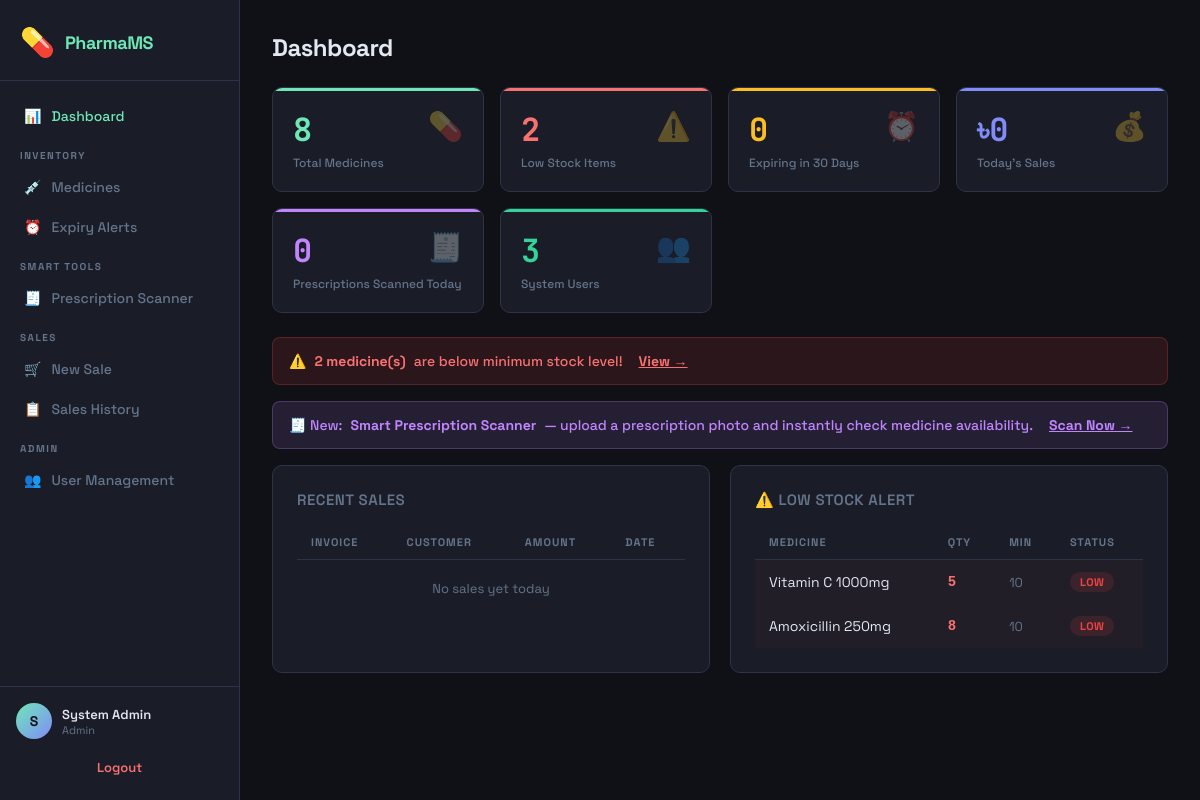
/dashboard.php (signed in), run on the app's committed database.
### tables this page shows
CREATE TABLE IF NOT EXISTS medicines (
    id INT AUTO_INCREMENT PRIMARY KEY,
    name VARCHAR(150) NOT NULL,
    batch_number VARCHAR(50),
    supplier VARCHAR(100),
    category VARCHAR(50),
    expiry_date DATE NOT NULL,
    price DECIMAL(10,2) NOT NULL,
    quantity INT NOT NULL DEFAULT 0,
    low_stock_threshold INT DEFAULT 10,
    created_at TIMESTAMP DEFAULT CURRENT_TIMESTAMP,
    updated_at TIMESTAMP DEFAULT CURRENT_TIMESTAMP ON UPDATE CURRENT_TIMESTAMP
);

### dashboard.php (the view, shortened to what this page needs)
<?php
require_once 'includes/config.php';
$totalMeds    = mysqli_fetch_assoc(mysqli_query($conn, "SELECT COUNT(*) c FROM medicines"))['c'];
$lowStock     = mysqli_fetch_assoc(mysqli_query($conn, "SELECT COUNT(*) c FROM medicines WHERE quantity <= low_stock_threshold"))['c'];
$expiringSoon = mysqli_fetch_assoc(mysqli_query($conn, "SELECT COUNT(*) c FROM medicines WHERE expiry_date <= DATE_ADD(CURDATE(), INTERVAL 30 DAY) AND expiry_date >= CURDATE()"))['c'];
$todaySales   = mysqli_fetch_assoc(mysqli_query($conn, "SELECT IFNULL(SUM(total_amount),0) total FROM sales WHERE DATE(sale_date) = CURDATE()"))['total'];
$totalUsers   = mysqli_fetch_assoc(mysqli_query($conn, "SELECT COUNT(*) c FROM users"))['c'];
$rxScannedToday = mysqli_fetch_assoc(mysqli_query($conn, "SELECT COUNT(*) c FROM prescriptions WHERE DATE(created_at) = CURDATE()"))['c'];
$recentSales = mysqli_query($conn, "SELECT s.*, u.full_name FROM sales s LEFT JOIN users u ON s.sold_by=u.id ORDER BY s.sale_date DESC LIMIT 5");
$lowMeds = mysqli_query($conn, "SELECT * FROM medicines WHERE quantity <= low_stock_threshold ORDER BY quantity ASC LIMIT 5");
include 'includes/header.php';
?>
<div class="stats-grid">
  <div class="stat-card" style="--accent-color:#6ee7b7">
    <div class="stat-icon">💊</div>
    <div class="stat-value"><?= $totalMeds ?></div>
    <div class="stat-label">Total Medicines</div>
  </div>
  <div class="stat-card" style="--accent-color:#f87171">
    <div class="stat-icon">⚠️</div>
    <div class="stat-value"><?= $lowStock ?></div>
    <div class="stat-label">Low Stock Items</div>
  </div>
  <div class="stat-card" style="--accent-color:#fbbf24">
    <div class="stat-icon">⏰</div>
    <div class="stat-value"><?= $expiringSoon ?></div>
    <div class="stat-label">Expiring in 30 Days</div>
  </div>
  <div class="stat-card" style="--accent-color:#818cf8">
    <div class="stat-icon">💰</div>
    <div class="stat-value">৳<?= number_format($todaySales, 0) ?></div>
    <div class="stat-label">Today's Sales</div>
  </div>
  <div class="stat-card" style="--accent-color:#c084fc">
    <div class="stat-icon">🧾</div>
    <div class="stat-value"><?= $rxScannedToday ?></div>
    <div class="stat-label">Prescriptions Scanned Today</div>
  </div>
  <?php if ($_SESSION['role'] === 'admin'): ?>
  <div class="stat-card" style="--accent-color:#34d399">
    <div class="stat-icon">👥</div>
    <div class="stat-value"><?= $totalUsers ?></div>
    <div class="stat-label">System Users</div>
  </div>
  <?php endif; ?>
</div>
<?php if ($lowStock > 0): ?>
<div class="alert alert-danger">⚠️ <strong><?= $lowStock ?> medicine(s)</strong> are below minimum stock level! <a href="modules/medicines.php" style="color:inherit;font-weight:700;margin-left:8px;">View →</a></div>
<?php endif; ?>
<?php if (in_array($_SESSION['role'], ['admin','pharmacist'])): ?>
<div class="alert" style="background:#c084fc20;border:1px solid #c084fc40;color:#c084fc;">
  🧾 New: <strong>Smart Prescription Scanner</strong> — upload a prescription photo and instantly check medicine availability.
  <a href="modules/prescription.php" style="color:inherit;font-weight:700;margin-left:8px;">Scan Now →</a>
</div>
<?php endif; ?>
<div style="display:grid;grid-template-columns:1fr 1fr;gap:20px;">
  <div class="card">
    <div class="card-title">Recent Sales</div>
    <div class="table-wrap">
      <table>
        <thead><tr><th>Invoice</th><th>Customer</th><th>Amount</th><th>Date</th></tr></thead>
        <tbody>
        <?php if (mysqli_num_rows($recentSales) === 0): ?>
        <tr><td colspan="4" class="text-muted" style="text-align:center;padding:20px;">No sales yet today</td></tr>
        <?php endif; ?>
        </tbody>
      </table>
    </div>
  </div>
  <div class="card">
    <div class="card-title">⚠️ Low Stock Alert</div>
    <div class="table-wrap">
      <table>
        <thead><tr><th>Medicine</th><th>Qty</th><th>Min</th><th>Status</th></tr></thead>
        <tbody>
        <?php while ($m = mysqli_fetch_assoc($lowMeds)): ?>
        <tr class="row-danger">
          <td><?= htmlspecialchars($m['name']) ?></td>
          <td style="color:var(--danger);font-weight:700;font-family:monospace;"><?= $m['quantity'] ?></td>
          <td class="text-muted"><?= $m['low_stock_threshold'] ?></td>
          <td><span class="badge badge-danger">Low</span></td>
        </tr>
        <?php endwhile; ?>
        </tbody>
      </table>
    </div>
  </div>
</div>
<?php include 'includes/footer.php'; ?>

### style.css (style rules this page uses)
:root { --bg: #0f1117; --surface: #1a1d27; --surface2: #22263a; --border: #2e3347; --accent: #6ee7b7; --accent2: #818cf8; --danger: #f87171; --warning: #fbbf24; --text: #e2e8f0; --text-muted: #64748b; --sidebar-w: 240px; --radius: 10px; }
* { margin: 0; padding: 0; box-sizing: border-box; }
body { font-family: 'Space Grotesk', sans-serif; background: var(--bg); color: var(--text); min-height: 100vh; }
.card { background: var(--surface); border: 1px solid var(--border); border-radius: var(--radius); padding: 24px; margin-bottom: 20px; }
.card-title { font-size: 15px; font-weight: 600; margin-bottom: 16px; color: var(--text-muted); text-transform: uppercase; letter-spacing: 0.5px; }
.stats-grid { display: grid; grid-template-columns: repeat(auto-fit, minmax(200px, 1fr)); gap: 16px; margin-bottom: 24px; }
.stat-card { background: var(--surface); border: 1px solid var(--border); border-radius: var(--radius); padding: 20px; position: relative; overflow: hidden; }
.stat-card::before { content: ''; position: absolute; top: 0; left: 0; right: 0; height: 3px; background: var(--accent-color, var(--accent)); }
.stat-value { font-size: 32px; font-weight: 700; font-family: 'JetBrains Mono', monospace; color: var(--accent-color, var(--accent)); }
.stat-label { font-size: 12px; color: var(--text-muted); margin-top: 4px; font-weight: 500; }
.stat-icon { font-size: 28px; position: absolute; right: 20px; top: 20px; opacity: 0.3; }
.table-wrap { overflow-x: auto; }
table { width: 100%; border-collapse: collapse; font-size: 14px; }
thead th { padding: 10px 14px; text-align: left; font-size: 11px; font-weight: 700; letter-spacing: 1px; text-transform: uppercase; color: var(--text-muted); border-bottom: 1px solid var(--border); }
tbody tr { border-bottom: 1px solid var(--border)80; transition: background 0.1s; }
tbody td { padding: 12px 14px; vertical-align: middle; }
tbody tr:last-child { border-bottom: none; }
.badge { display: inline-block; padding: 3px 10px; border-radius: 999px; font-size: 11px; font-weight: 700; text-transform: uppercase; letter-spacing: 0.5px; }
.badge-danger { background: #ef444420; color: #ef4444; }
.alert { padding: 14px 16px; border-radius: 8px; margin-bottom: 16px; font-size: 14px; font-weight: 500; display: flex; align-items: center; gap: 8px; }
.alert-danger { background: #ef444420; border: 1px solid #ef444440; color: #f87171; }
.row-danger td { background: #ef444408; }
.text-muted { color: var(--text-muted); font-size: 13px; }

### data on the page
medicines: name "Vitamin C 1000mg", quantity "5", low_stock_threshold "10"
medicines: name "Amoxicillin 250mg", quantity "8", low_stock_threshold "10"

### other printed values
substr($name,0,1) "S"
$name "System Admin"
$role "Admin"
$pageTitle "Dashboard"
$totalMeds "8"
$lowStock "2"
$expiringSoon "0"
$todaySales "0"
$rxScannedToday "0"
$totalUsers "3"
